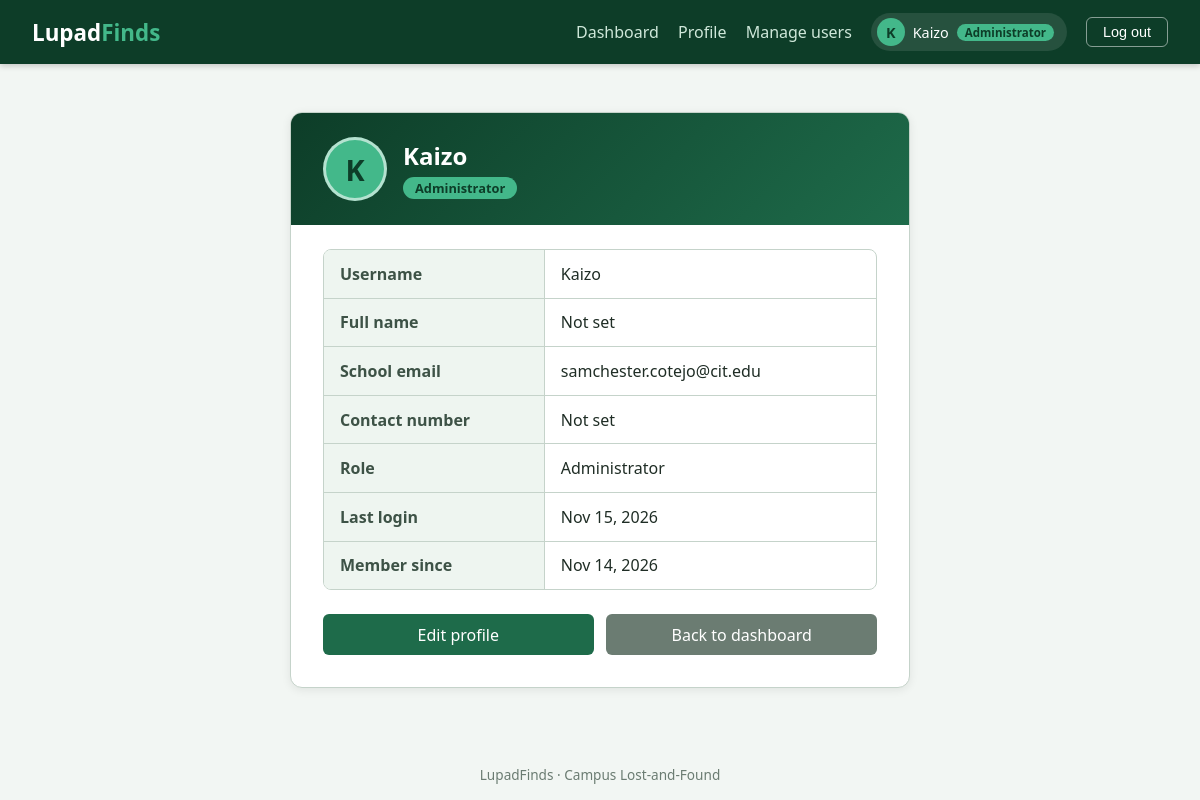
Page /accounts/profile/ (signed in) on the committed database.
### accounts/models.py (models this page shows, shortened)
class CustomUser(AbstractUser):
    class Role(models.TextChoices):
        STUDENT = "STUDENT", "Student"
        STAFF = "STAFF", "Staff"
        ADMIN = "ADMIN", "Administrator"
    email = models.EmailField("school email", unique=True)
    role = models.CharField(
        max_length=10,
        choices=Role.choices,
        default=Role.STUDENT,
    )
    contact_number = models.CharField(max_length=20, blank=True)

### accounts/views.py (the view)
# urls.py: path("profile/", views.ProfileView.as_view(), name="profile"),
class ProfileView(LoginRequiredMixin, TemplateView):
    template_name = "accounts/profile.html"

### templates/accounts/profile.html (shortened to what this page needs)
{% extends "base.html" %}
{% load static %}
{% block extra_css %}<link rel="stylesheet" href="{% static 'css/profile.css' %}?v=1">{% endblock %}
{% block content %}
<div class="profile-card">
  <div class="profile-header">
    <div class="profile-avatar">{{ user.username|slice:":1"|upper }}</div>
    <div>
      <h2>{{ user.get_full_name|default:user.username }}</h2>
      <span class="profile-role">{{ user.get_role_display }}</span>
    </div>
  </div>
  <div class="profile-table">
    <div class="profile-row">
      <span class="profile-label">Username</span>
      <span class="profile-value">{{ user.username }}</span>
    </div>
    <div class="profile-row">
      <span class="profile-label">Full name</span>
      <span class="profile-value">{{ user.get_full_name|default:"Not set" }}</span>
    </div>
    <div class="profile-row">
      <span class="profile-label">School email</span>
      <span class="profile-value">{{ user.email }}</span>
    </div>
    <div class="profile-row">
      <span class="profile-label">Contact number</span>
      <span class="profile-value">{{ user.contact_number|default:"Not set" }}</span>
    </div>
    <div class="profile-row">
      <span class="profile-label">Role</span>
      <span class="profile-value">{{ user.get_role_display }}</span>
    </div>
    <div class="profile-row">
      <span class="profile-label">Last login</span>
      <span class="profile-value">{{ user.last_login|date:"M d, Y" }}</span>
    </div>
    <div class="profile-row">
      <span class="profile-label">Member since</span>
      <span class="profile-value">{{ user.date_joined|date:"M d, Y" }}</span>
    </div>
  </div>
  <div class="profile-actions">
    <a class="btn" href="{% url 'profile_edit' %}">Edit profile</a>
    <a class="btn btn-secondary" href="{% url 'dashboard' %}">Back to dashboard</a>
  </div>
</div>
{% endblock %}

### templates/base.html (shortened to what this page needs)
{% load static %}
<!DOCTYPE html>
<html lang="en">
<head>
  <link rel="stylesheet" href="{% static 'css/base.css' %}">
  {% block extra_css %}{% endblock %}
</head>
<body>
  <header class="navbar">
    <a class="brand" href="{% url 'dashboard' %}">Lupad<span>Finds</span></a>
    <nav class="nav-links">
      {% if user.is_authenticated %}
        <a href="{% url 'dashboard' %}">Dashboard</a>
        <a href="{% url 'profile' %}">Profile</a>
        {% if user.role == 'ADMIN' %}<a href="{% url 'admin:index' %}">Manage users</a>{% endif %}
        <span class="user-chip">
          <span class="avatar">{{ user.username|slice:":1"|upper }}</span>
          {{ user.username }}
          <span class="role-badge">{{ user.get_role_display }}</span>
        </span>
        <form method="post" action="{% url 'logout' %}" class="inline-form">
          <button type="submit" class="btn-logout">Log out</button>
        </form>
      {% else %}
        <a href="{% url 'login' %}">Log in</a>
        <a class="btn-nav" href="{% url 'signup' %}">Sign up</a>
      {% endif %}
    </nav>
  </header>
  <main class="container">
    {% block content %}{% endblock %}
  </main>
  <footer class="footer">LupadFinds &middot; Campus Lost-and-Found</footer>
</body>
</html>

### static/css/base.css (style rules this page uses)
:root { --dark: #0d3d28; --primary: #1e6b4a; --accent: #43b88a; --light: #d6eddf; --bg: #f2f6f3; --text: #1f2d25; --muted: #6b7c72; }
* { box-sizing: border-box; }
body { margin: 0; min-height: 100vh; display: flex; flex-direction: column; font-family: "Segoe UI", Arial, sans-serif; background: var(--bg); color: var(--text); }
a { color: var(--primary); text-decoration: none; }
.navbar { display: flex; justify-content: space-between; align-items: center; background: var(--dark); padding: 0 2rem; height: 64px; box-shadow: 0 2px 6px rgba(0, 0, 0, 0.2); }
.brand { color: #fff; font-size: 1.4rem; font-weight: 700; }
.brand span { color: var(--accent); }
.nav-links { display: flex; align-items: center; gap: 1.2rem; }
.nav-links > a { color: #cfe8da; font-weight: 500; }
.user-chip { display: flex; align-items: center; gap: 0.5rem; background: rgba(255, 255, 255, 0.1); color: #fff; padding: 0.3rem 0.8rem 0.3rem 0.35rem; border-radius: 999px; font-size: 0.9rem; }
.avatar { width: 28px; height: 28px; border-radius: 50%; background: var(--accent); color: var(--dark); font-weight: 700; display: flex; align-items: center; justify-content: center; }
.role-badge { background: var(--accent); color: var(--dark); padding: 1px 8px; border-radius: 10px; font-size: 0.72rem; font-weight: 700; }
.inline-form { display: inline; margin: 0; }
.btn-logout { background: transparent; color: #fff; border: 1px solid rgba(255, 255, 255, 0.5); padding: 0.4rem 1rem; border-radius: 6px; cursor: pointer; font-size: 0.9rem; transition: background 0.2s; }
.container { width: 100%; max-width: 1000px; margin: 2rem auto; padding: 0 1rem; flex: 1; }
.footer { margin-top: auto; text-align: center; padding: 1rem; color: var(--muted); font-size: 0.85rem; }
.btn { display: inline-block; background: var(--primary); color: #fff; border: none; padding: 0.6rem 1.2rem; border-radius: 6px; cursor: pointer; font-size: 1rem; }
.btn-secondary { background: var(--muted); }

### static/css/profile.css (style rules this page uses)
.profile-card { max-width: 620px; margin: 1rem auto; background: #fff; border: 1px solid #c5d3ca; border-radius: 12px; box-shadow: 0 2px 10px rgba(0, 0, 0, 0.08); overflow: hidden; }
.profile-header { display: flex; align-items: center; gap: 1rem; padding: 1.5rem 2rem; background: linear-gradient(135deg, #0d3d28, #1e6b4a); color: #fff; }
.profile-header h2 { margin: 0 0 0.3rem; font-size: 1.5rem; color: #fff; }
.profile-avatar { width: 64px; height: 64px; border-radius: 50%; background: #43b88a; color: #0d3d28; font-size: 1.8rem; font-weight: 700; display: flex; align-items: center; justify-content: center; border: 3px solid rgba(255, 255, 255, 0.6); }
.profile-role { display: inline-block; background: #43b88a; color: #0d3d28; padding: 2px 12px; border-radius: 12px; font-size: 0.8rem; font-weight: 700; }
.profile-table { margin: 1.5rem 2rem; border: 1px solid #c5d3ca; border-radius: 8px; overflow: hidden; }
.profile-row { display: flex; border-bottom: 1px solid #c5d3ca; }
.profile-row:last-child { border-bottom: none; }
.profile-label { flex: 0 0 40%; padding: 0.8rem 1rem; background: #eef5f0; border-right: 1px solid #c5d3ca; font-weight: 600; color: #3d5246; }
.profile-value { flex: 1; padding: 0.8rem 1rem; word-break: break-word; }
.profile-actions { display: flex; gap: 0.8rem; padding: 0 2rem 2rem; }
.profile-actions .btn { flex: 1; text-align: center; }

### rows in the picture
CustomUser: username "K", username "Kaizo", role "Administrator", get_full_name "Kaizo", get_full_name "Not set", email "samchester.cotejo@cit.edu", contact_number "Not set", last_login "Nov 15, 2026", date_joined "Nov 14, 2026"
